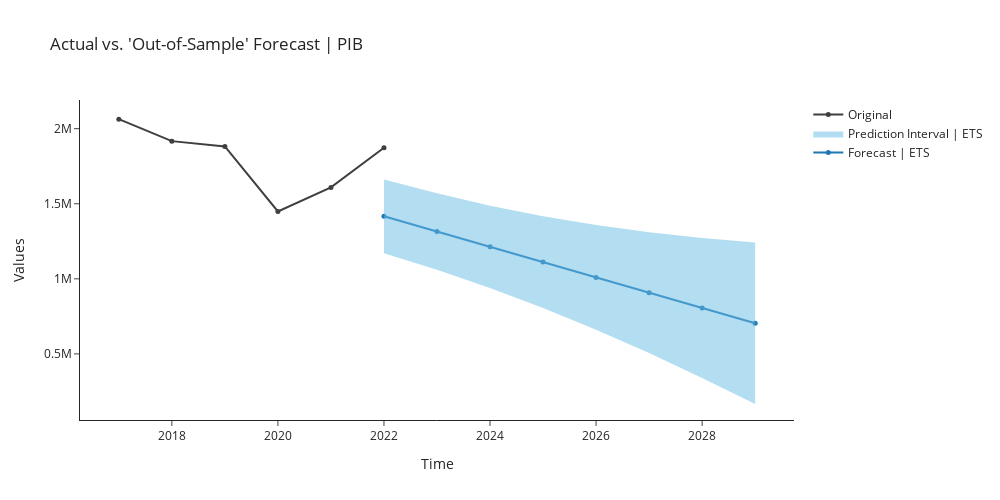

Here is the notebook cell this chart was saved with:
### Markdown cell above
## exp_smooth  Exponential Smoothing

### Code cell
exp_smooth  = exp.create_model('exp_smooth')
exp.plot_model(plot = 'decomp', 
               data_kwargs = {'type' : 'multiplicative'},
               fig_kwargs = {"height":500,"width":1000,"template": "simple_white","hoverinfo":"none","big_data_threshold":10})
exp.plot_model(estimator = exp_smooth, plot = 'forecast', 
               data_kwargs = {'fh' : 8},
               fig_kwargs = {"height":500,"width":1000,"template": "simple_white","hoverinfo":"none","big_data_threshold":10})
exp.predict_model(exp_smooth, fh = 8)

### Figure 1 — Plotly figure (JSON) as saved in the notebook; plotly's stock layout.template omitted (floating-point values rounded to 4 significant figures)
{"data": [{"line": {"color": "#1f77b4"}, "marker": {"size": 5}, "mode": "lines+markers", "name": "Forecast | ETS", "showlegend": true, "type": "scatter", "x": [2022, 2023, 2024, 2025, 2026, 2027, 2028, 2029], "y": [1416000.0, 1315000.0, 1213000.0, 1111000.0, 1010000.0, 907800.0, 806100.0, 704400.0]}, {"line": {"width": 0}, "marker": {"color": "#68BBE3"}, "mode": "lines", "name": "Lower Interval", "showlegend": false, "type": "scatter", "x": [2022, 2023, 2024, 2025, 2026, 2027, 2028, 2029], "y": [1171000.0, 1060000.0, 939000.0, 806100.0, 661200.0, 505400.0, 340100.0, 166400.0]}, {"fill": "tonexty", "fillcolor": "rgba(104,187,227,0.5)", "line": {"width": 0}, "marker": {"color": "#68BBE3"}, "mode": "lines", "name": "Prediction Interval | ETS", "showlegend": true, "type": "scatter", "x": [2022, 2023, 2024, 2025, 2026, 2027, 2028, 2029], "y": [1662000.0, 1570000.0, 1487000.0, 1416000.0, 1358000.0, 1310000.0, 1272000.0, 1242000.0]}, {"marker": {"color": "#3f3f3f", "size": 5}, "mode": "lines+markers", "name": "Original", "showlegend": true, "type": "scatter", "x": [2017, 2018, 2019, 2020, 2021, 2022], "y": [2064000.0, 1917000.0, 1881000.0, 1449000.0, 1609000.0, 1873000.0]}], "layout": {"autosize": false, "height": 500, "showlegend": true, "title": {"text": "Actual vs. 'Out-of-Sample' Forecast | PIB"}, "width": 1000, "xaxis": {"title": {"text": "Time"}}, "yaxis": {"title": {"text": "Values"}}}}
